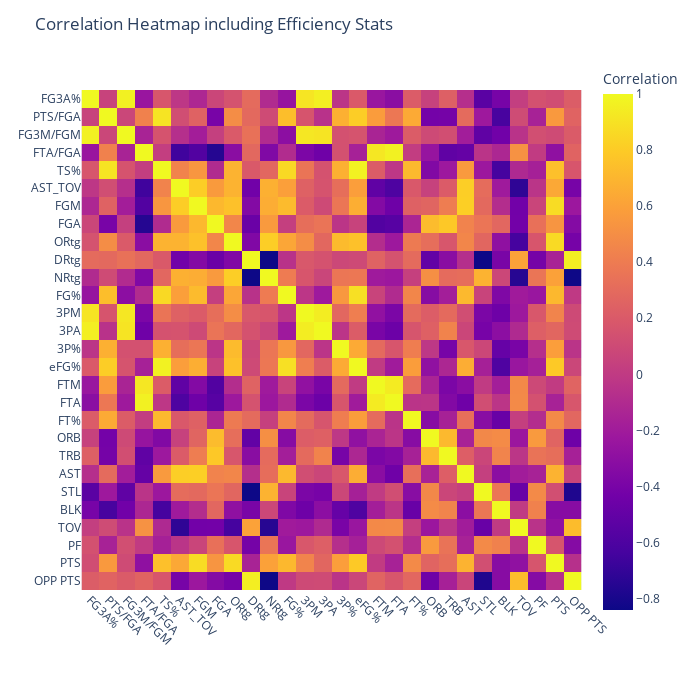

Notebook code for this chart:
### Code cell
data['FG3A%'] = data['3PA'] / data['FGA']
data['PTS/FGA'] = data['PTS'] / data['FGA']
data['FG3M/FGM'] = data['3PM'] / data['FGM']
data['FTA/FGA'] = data['FTA'] / data['FGA']
data['TS%'] = 0.5 * data['PTS'] / (data['FGA'] + 0.475 * data['FTA'])
data['AST_TOV'] = data['AST'] / data['TOV']

stats = ["FG3A%", "PTS/FGA", "FG3M/FGM", "FTA/FGA", "TS%", "AST_TOV", "FGM", "FGA", "ORtg", "DRtg", "NRtg", "FG%", 
         "3PM", "3PA", "3P%", "eFG%", "FTM", "FTA", "FT%", "ORB", "TRB", "AST", "STL", "BLK", "TOV", "PF", "PTS", "OPP PTS"]

correlation_matrix = data[stats].corr()


fig = px.imshow(correlation_matrix, labels=dict(color="Correlation"), x=correlation_matrix.columns, y=correlation_matrix.columns)
    


fig.update_layout(title="Correlation Heatmap including Efficiency Stats", width=700,height=700)


fig.update_xaxes(tickangle=45, tickmode='linear')
fig.update_yaxes(tickmode='linear')

fig.show()

### Figure 1 — Plotly figure (JSON) as saved in the notebook; plotly's stock layout.template omitted (floating-point values rounded to 4 significant figures; data arrays with more than 128 entries replaced by an {"elided": "..."} marker saying what was removed)
{"data": [{"coloraxis": "coloraxis", "hovertemplate": "x: %{x}<br>y: %{y}<br>Correlation: %{z}<extra></extra>", "name": "0", "type": "heatmap", "x": ["FG3A%", "PTS/FGA", "FG3M/FGM", "FTA/FGA", "TS%", "AST_TOV", "FGM", "FGA", "ORtg", "DRtg", "NRtg", "FG%", "3PM", "3PA", "3P%", "eFG%", "FTM", "FTA", "FT%", "ORB", "TRB", "AST", "STL", "BLK", "TOV", "PF", "PTS", "OPP PTS"], "xaxis": "x", "y": ["FG3A%", "PTS/FGA", "FG3M/FGM", "FTA/FGA", "TS%", "AST_TOV", "FGM", "FGA", "ORtg", "DRtg", "NRtg", "FG%", "3PM", "3PA", "3P%", "eFG%", "FTM", "FTA", "FT%", "ORB", "TRB", "AST", "STL", "BLK", "TOV", "PF", "PTS", "OPP PTS"], "yaxis": "y", "z": {"elided": "28x28 float values"}}], "layout": {"coloraxis": {"colorbar": {"title": {"text": "Correlation"}}, "colorscale": [[0, "#0d0887"], [0.1111, "#46039f"], [0.2222, "#7201a8"], [0.3333, "#9c179e"], [0.4444, "#bd3786"], [0.5556, "#d8576b"], [0.6667, "#ed7953"], [0.7778, "#fb9f3a"], [0.8889, "#fdca26"], [1, "#f0f921"]]}, "height": 700, "margin": {"t": 60}, "title": {"text": "Correlation Heatmap including Efficiency Stats"}, "width": 700, "xaxis": {"anchor": "y", "autorange": true, "constrain": "domain", "domain": [0, 1], "range": [-0.5, 27.5], "scaleanchor": "y", "tickangle": 45, "tickmode": "linear", "type": "category"}, "yaxis": {"anchor": "x", "autorange": true, "constrain": "domain", "domain": [0.05357, 0.9464], "range": [27.5, -0.5], "tickmode": "linear", "type": "category"}}}
